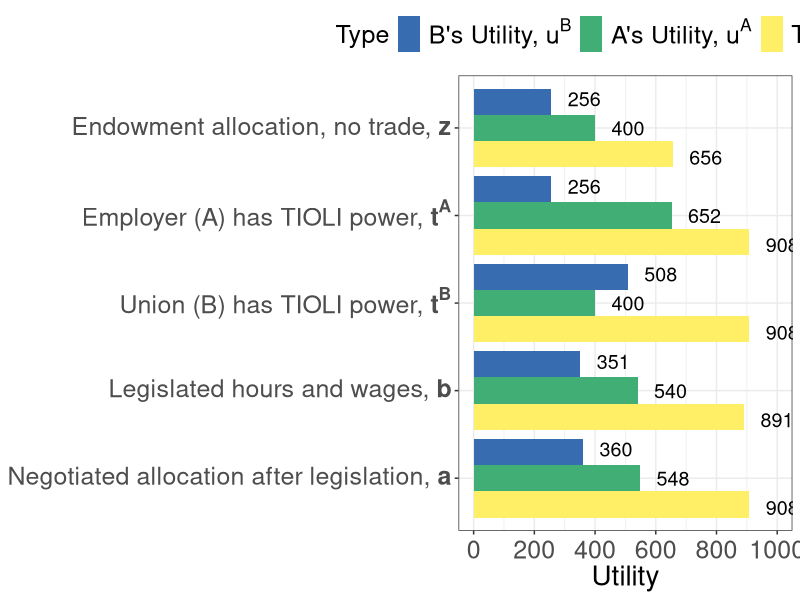
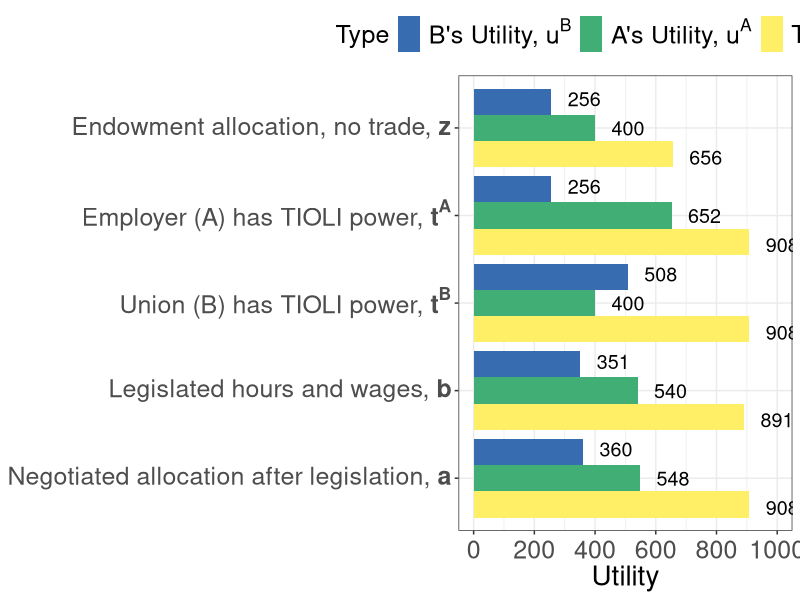

These figures' R source, in order:
library(tidyverse)
ua <- c(400, 652, 400, 540, 548)
ub <- c(256, 256, 508, 351, 360)
point <- c("z", "ta", "tb", "b", "a")
totalu <- c(656, 908, 908, 891, 908)
df <- tibble(point, ua, ub, totalu)
dfnar <- 
  df %>% 
  gather(type, Utility, -point) %>% 
  arrange(point)
xaxislabs <- c("a",  "b",  expression(paste(t^A)), expression(paste(t^B)), "z")
x1 <- c(expression(paste("Endowment allocation, no trade, ", bold(z))))
x2 <- c(expression(paste("Employer (A) has TIOLI power, ", bold(t^A))))
x3 <- c(expression(paste("Union (B) has TIOLI power, ", bold(t^B))))
x5 <- c(expression(paste("Negotiated allocation after legislation, ", bold(a))))
dfplot <-
  dfnar %>%
  mutate(point = factor(point, levels = c("z", "ta", "tb", "b", "a")),
         type = factor(type, levels = c("ua","ub", "totalu")))

dfnar$point <- factor(dfnar$point, levels = c("a", "b", "tb", "ta", "z"))

plot1 <- dfnar %>% 
  ggplot(aes(x = point, y = Utility)) +
  geom_bar(aes(group = type, fill = type), stat = "identity", position = position_dodge()) + 
  #geom_text(aes(x=point,y=Utility,label=Utility),vjust=90) + 
  #geom_text(aes(x = point, y = Utility, label = Utility)) +
  #scale_x_discrete(labels = xaxislabs) + 
  scale_x_discrete(labels=c("z" = x1, "ta" = x2,
                            "tb" = x3, "b" = expression(paste("Legislated hours and wages, ",bold(b))), "a" = x5)) +
  scale_y_continuous(breaks = seq(0,1000,200),
                   labels = seq(0,1000,200),
                   limits = c(0,1000)) +
  scale_fill_manual(values=c("#386cb0","#41AE76","#FFEF66"), 
                    name = "Type",
                    breaks = c("ub","ua", "totalu"), 
                    labels = c(expression(paste("B's Utility, ", u^B)), expression(paste("A's Utility, ", u^A)), paste("Total Utility")))+
  #xlab("Point in the Edgeworth Box") + 
  theme_bw() +
  theme(legend.position = "top",
        legend.text.align = 0,
        axis.title = element_text(size = 20),
        axis.title.y = element_blank(),
        axis.text.y = element_text(size = 18),
        #legend.title = element_text(size = 16),
        legend.text = element_text(size = 18),
        legend.title = element_text(size = 18),
        axis.text.x  = element_text(vjust = 0.5, size = 18)) + 
  geom_text(
    aes(x = point, y = Utility, label = Utility, group = type), 
    hjust = -0.5, size = 5,
    position = position_dodge(width = 1),
    inherit.aes = TRUE
  ) + 
  coord_flip() 
plot1 



ggsave("property/unions_bargraph.pdf", plot1, width = 11, height = 7)

# scale_fill_discrete(name = "", 
#                     breaks = c("ua", "ub", "totalu"), 
#                     labels = c(expression(paste("A's Utility, ", u^A)), expression(paste("B's Utility, ",u^B), "Total Utility"))
# ) +
#   scale_color_discrete(name = "", 
#                        breaks = c("ua", "ub", "totalu"), 
#                        labels = c(expression(paste("A's Utility, ", u^A)), expression(paste("B's Utility, ",u^B), "Total Utility"))
#   ) +
